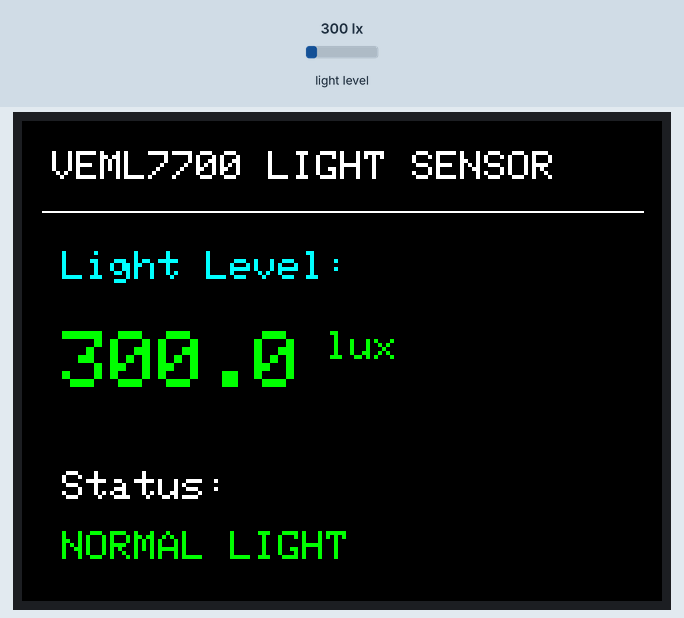
Bench run of a sketch on a simulated Arduino Mega 2560, built with avr-gcc and run on an emulated ATmega2560. On the bench: 320×240 colour display. The test bench sets the inputs (shaded band); at power-on: light level 300 lx. What the sketch prints to the serial monitor is not drawn.

Above: at 2.5 s.
2.6 s: light level set to 112 lx
At 3.3 s:
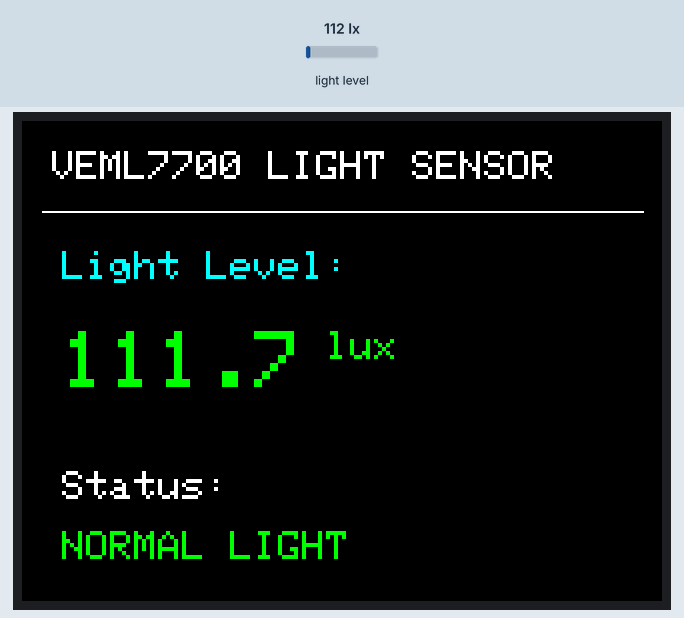
4.5 s: light level set to 93 lx
At 5.7 s:
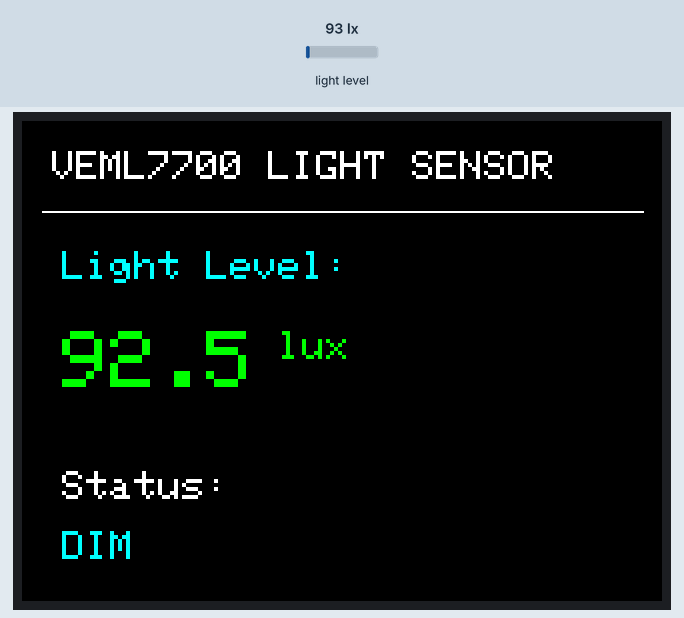
6.1 s: light level set to 987 lx
At 6.8 s:
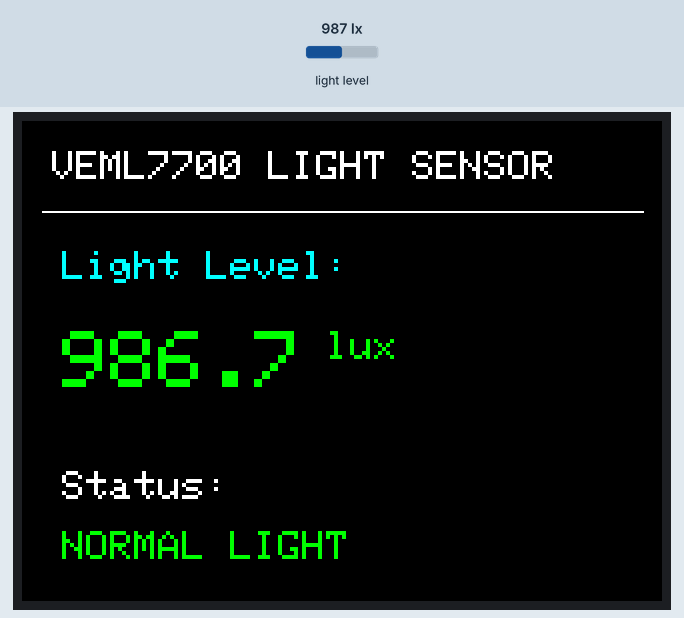
7.7 s: light level set to 1019 lx
At 9.3 s:
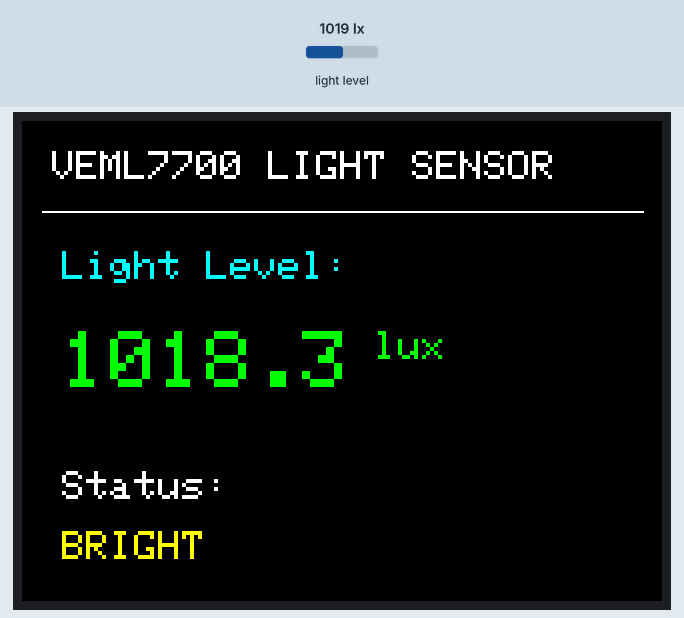
Timing chart, 0 to 10.3 s (numbered marks = the images above; inputs shaded):
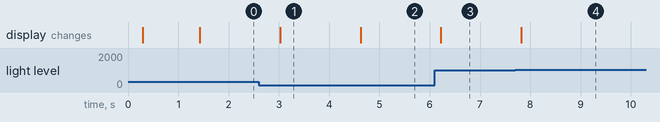

Measured:
- the behaviour switches between 101 and 100 lx on light level (found by bisection; images 1 and 2)
- the behaviour switches between 1000 and 1001 lx on light level (found by bisection; images 3 and 4)
- after the input at 2.6 s, the display: changes after 0.43 s (image 1)
- after the input at 4.5 s, the display: changes after 0.12 s (image 2)
- after the input at 6.1 s, the display: changes after 0.12 s (image 3)
- after the input at 7.7 s, the display: changes after 0.12 s (image 4)

The sketch:

test.ino
```cpp
#include <Wire.h>
#include <SPI.h>
#include <Adafruit_GFX.h>
#include <Adafruit_ILI9341.h>
#include <Adafruit_VEML7700.h>

// =====================================================
// TFT PINS - Arduino Mega 2560
// =====================================================
//
// Hardware SPI pins on Mega:
// MOSI = 51
// MISO = 50
// SCK  = 52
//
// Additional TFT control pins:
#define TFT_CS   10
#define TFT_DC   9
#define TFT_RST  8

// Create TFT display object
Adafruit_ILI9341 tft = Adafruit_ILI9341(
  TFT_CS,
  TFT_DC,
  TFT_RST
);

// =====================================================
// VEML7700 LIGHT SENSOR
// =====================================================

Adafruit_VEML7700 veml = Adafruit_VEML7700();

// Store current light level
float lux = 0.0;

// =====================================================
// FUNCTION: Draw the basic screen layout
// =====================================================

void drawInterface() {

  // Clear the entire screen
  tft.fillScreen(ILI9341_BLACK);

  // -----------------------------
  // TITLE
  // -----------------------------

  tft.setTextColor(ILI9341_WHITE);
  tft.setTextSize(2);

  tft.setCursor(15, 15);
  tft.println("VEML7700 LIGHT SENSOR");

  // Divider line
  tft.drawLine(
    10,
    45,
    310,
    45,
    ILI9341_WHITE
  );

  // -----------------------------
  // LIGHT LEVEL LABEL
  // -----------------------------

  tft.setTextColor(ILI9341_CYAN);
  tft.setTextSize(2);

  tft.setCursor(20, 65);
  tft.println("Light Level:");

  // -----------------------------
  // STATUS LABEL
  // -----------------------------

  tft.setTextColor(ILI9341_WHITE);
  tft.setTextSize(2);

  tft.setCursor(20, 175);
  tft.println("Status:");
}

// =====================================================
// FUNCTION: Display the lux value
// =====================================================

void displayLux(float value) {

  // Clear previous lux reading
  tft.fillRect(
    15,
    95,
    300,
    60,
    ILI9341_BLACK
  );

  // Show number
  tft.setTextColor(ILI9341_GREEN);
  tft.setTextSize(4);

  tft.setCursor(20, 105);

  tft.print(value, 1);

  // Show unit
  tft.setTextSize(2);
  tft.print(" lux");
}

// =====================================================
// FUNCTION: Display light condition
// =====================================================

void displayStatus(float value) {

  // Clear previous status
  tft.fillRect(
    15,
    200,
    300,
    35,
    ILI9341_BLACK
  );

  tft.setTextSize(2);
  tft.setCursor(20, 205);

  // Determine light level category
  if (value < 10) {

    tft.setTextColor(ILI9341_BLUE);
    tft.print("VERY DARK");

  }

  else if (value < 100) {

    tft.setTextColor(ILI9341_CYAN);
    tft.print("DIM");

  }

  else if (value < 1000) {

    tft.setTextColor(ILI9341_GREEN);
    tft.print("NORMAL LIGHT");

  }

  else if (value < 10000) {

    tft.setTextColor(ILI9341_YELLOW);
    tft.print("BRIGHT");

  }

  else {

    tft.setTextColor(ILI9341_RED);
    tft.print("VERY BRIGHT");

  }
}

// =====================================================
// SETUP
// =====================================================

void setup() {

  // Start Serial Monitor
  Serial.begin(9600);

  Serial.println();
  Serial.println("==============================");
  Serial.println("VEML7700 + TFT TEST");
  Serial.println("==============================");

  // ===================================================
  // START I2C
  // ===================================================

  Wire.begin();

  Serial.println("I2C initialized.");

  // ===================================================
  // START TFT
  // ===================================================

  Serial.println("Starting TFT display...");

  tft.begin();

  // Landscape mode
  // 0 = portrait
  // 1 = landscape
  // 2 = portrait flipped
  // 3 = landscape flipped
  tft.setRotation(1);

  // Test screen
  tft.fillScreen(ILI9341_BLACK);

  tft.setTextColor(ILI9341_WHITE);
  tft.setTextSize(2);

  tft.setCursor(20, 30);
  tft.println("TFT STARTING...");

  delay(1000);

  // ===================================================
  // START VEML7700
  // ===================================================

  Serial.println("Checking VEML7700 sensor...");

  if (!veml.begin()) {

    Serial.println("ERROR: VEML7700 not detected.");

    // Show sensor error
    tft.fillScreen(ILI9341_BLACK);

    tft.setTextColor(ILI9341_RED);
    tft.setTextSize(3);

    tft.setCursor(20, 60);
    tft.println("ERROR!");

    tft.setTextSize(2);

    tft.setCursor(20, 110);
    tft.println("VEML7700");

    tft.setCursor(20, 140);
    tft.println("NOT FOUND");

    // Stop here if sensor is missing
    while (true) {
      delay(1000);
    }
  }

  // ===================================================
  // SENSOR CONFIGURATION
  // ===================================================

  Serial.println("VEML7700 detected.");

  // Default gain
  veml.setGain(VEML7700_GAIN_1);

  // Integration time
  veml.setIntegrationTime(VEML7700_IT_100MS);

  Serial.println("Sensor configured.");

  // ===================================================
  // DRAW TFT INTERFACE
  // ===================================================

  drawInterface();

  Serial.println();
  Serial.println("System ready.");
  Serial.println("==============================");
}

// =====================================================
// LOOP
// =====================================================

void loop() {

  // ===================================================
  // READ LIGHT SENSOR
  // ===================================================

  lux = veml.readLux();

  // ===================================================
  // SHOW IN SERIAL MONITOR
  // ===================================================

  Serial.print("Light Level: ");
  Serial.print(lux, 2);
  Serial.println(" lux");

  // ===================================================
  // SHOW ON TFT
  // ===================================================

  displayLux(lux);

  displayStatus(lux);

  // Update twice per second
  delay(500);
}
```
